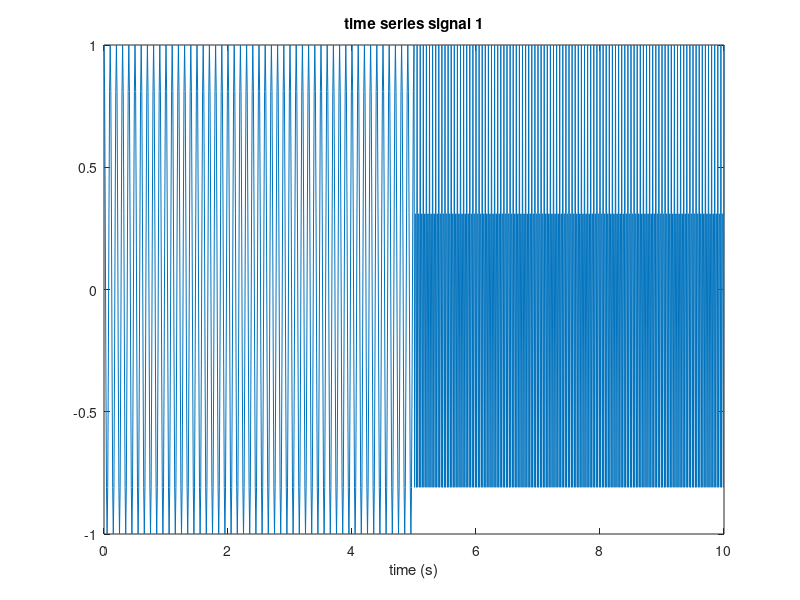
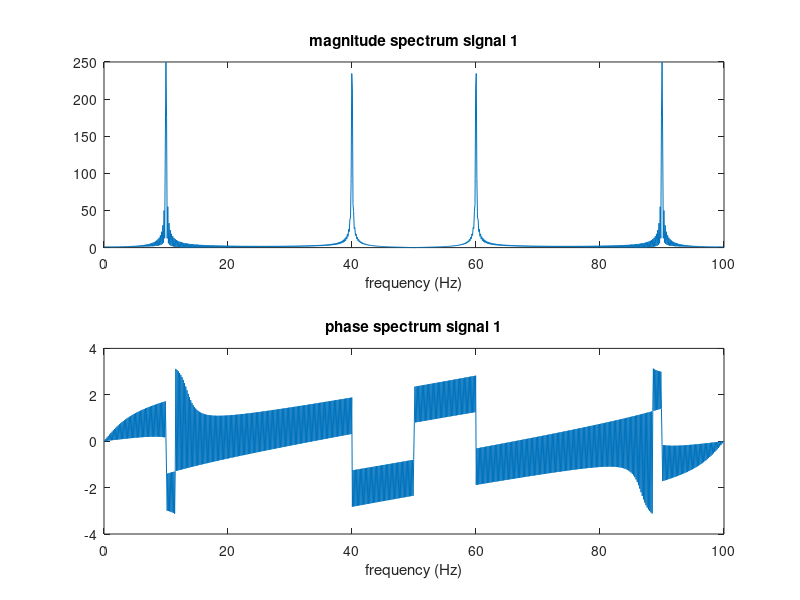
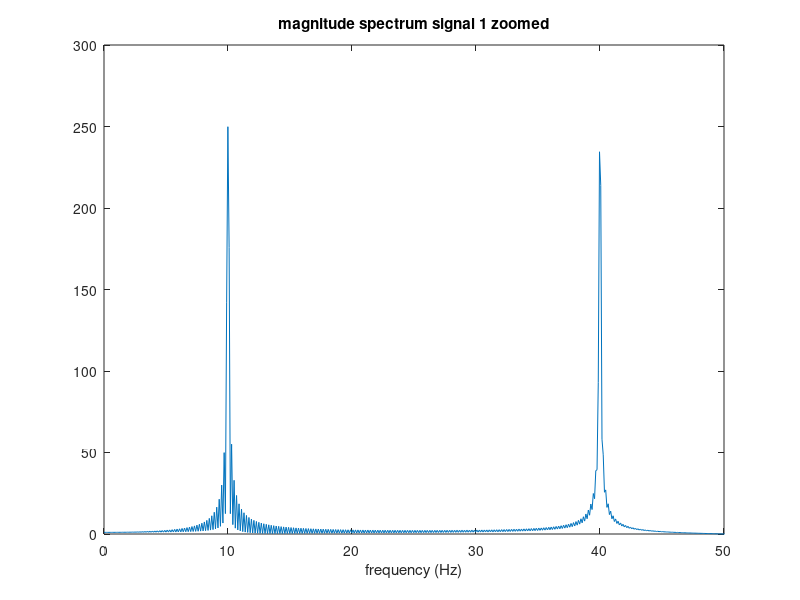

The MATLAB script that drew these images, in order: (Note: this script raises an error after producing the figures.)
%% Example 1 signal

%  Let us create a signal that is 10 seconds long and sampled at 100 Hz

fs=100;

Ts=1/fs;

t=0:Ts:10;

% The signal starts with oscillating at 10 Hz and then at 40 Hz. 

%

% Note that

% the sampling frequency is 100 Hz, hence according to the Nyquist theory,

% I shouldn't put anything in above 100/2=50 Hz.

%

x1=[cos(2*pi*10*t(1:floor(length(t)/2))) cos(2*pi*40*t(floor(length(t)/2)+1:end))];

% Let's plot this signal

figure(1)

plot(t,x1);title('time series signal 1');xlabel('time (s)')

%

%% Fourier transform signal 1

% Let us first see what the Fourier transform does with it

% Do the Fast Fourier transform

X1=fft(x1);

% Define the frequencies

f=linspace(0,fs,length(X1)+1);f(end)=[];

% plot the fft

figure(2);

subplot(2,1,1);

plot(f,abs(X1));title('magnitude spectrum signal 1');xlabel('frequency (Hz)')

subplot(2,1,2);

plot(f,angle(X1));title('phase spectrum signal 1');xlabel('frequency (Hz)')

 

%% Effect of nonstationarity signal 1

% When we zoom in on the frequency band of interest we see some strange

% behavior

figure(3);

plot(f,abs(X1));axis([0,50,0,300]);title('magnitude spectrum signal 1 zoomed');xlabel('frequency (Hz)')

% observe that we get a lot of leackage and oscillations whereas we put in

% two pure frequencies. This is since each of these frequencies just lives

% on one part of the signal. hence this is a nonstationary signal and one

% of the assumptions of the Fourier transform has been violated.

% Furthermore we can't relate the frequencies to time here.

 

%% Spectrogram signal 1

% Now let's make a spectrogram

figure(4)

spectrogram(x1,64,60,[],fs,'yaxis');title('spectrogram signal 1')

% Now you can withness the frequency change for signal 1

 

%% Example 2 signal

%  Let us create a signal that contains a chirp; i.e. a froequency that is

%  modulated over time according to some polynomial

fs=100;

Ts=1/fs;

t=0:Ts:10;

% Create the quadratic chirp 

x2 = chirp(t,0,8,30,'quadratic'); %start at frequency 0Hz and after 8 seconds it is at frequency 30 Hz

% Let's plot this signal

figure(5)

plot(t,x2);title('time series signal 2');xlabel('time (s)')

 

%% FFT signal 2

% Let us first see what the Fourier transform does with it

% Do the Fast Fourier transform

X2=fft(x2);

% Define the frequencies

f=linspace(0,fs,length(X2)+1);f(end)=[];

% plot the fft

figure(6);

subplot(2,1,1);

plot(f,abs(X2));title('magnitude spectrum signal 2');xlabel('frequency (Hz)')

subplot(2,1,2);

plot(f,angle(X2));title('phase spectrum signal 2');xlabel('frequency (Hz)')

% It should be clear by now that the Fourier spectrum is even a bigger mess

% because of the nonstationarisies. It doesn't make sense

 

%% Spectrogram signal 2

% Now let's make a spectrogram

figure(7)

spectrogram(x2,64,60,[],fs,'yaxis');title('spectrogram signal 2')

% Now you can withness the frequency change for signal 2

% Can you indeed see that the signal starts at 0Hz and after 8 seconds is

% at 30Hz? And that the modulation of frequencies is quadratic?
